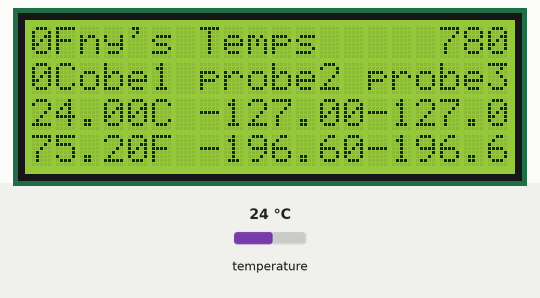
A sketch run on a simulated Arduino Mega 2560, built with avr-gcc and run on an emulated ATmega2560. Shown: 20×4 character LCD. Inputs (shaded band) come from the test bench; at power-on: temperature 24 °C. What the sketch prints to the serial monitor is not drawn.

Above: at 1.2 s.
1.3 s: temperature set to 12 °C
At 2.2 s:
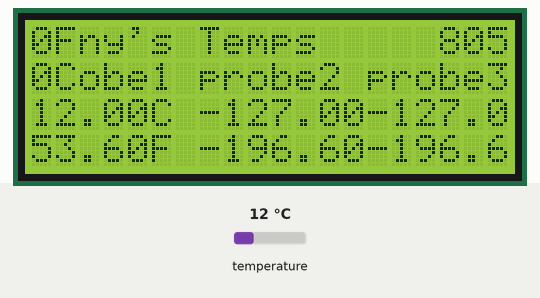
4.7 s: temperature set to 19 °C
At 5.5 s:
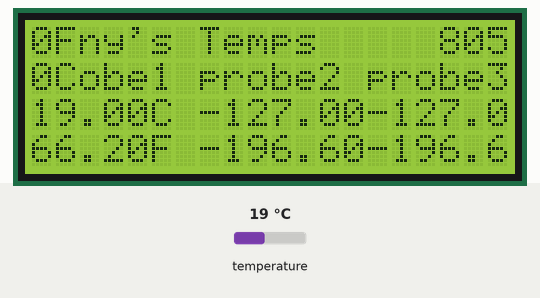
6.3 s: temperature set to 28 °C
At 7.1 s:
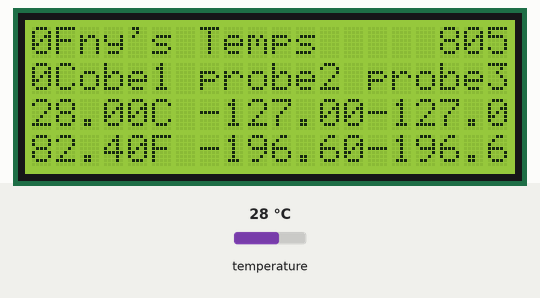
Timing chart, 0 to 9.3 s (numbered marks = the images above; inputs shaded):
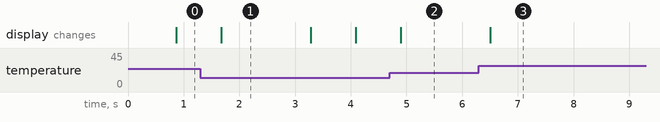

The sketch:

onewire_multiple_probe.ino
```cpp
/*-----( setup onewire )-----*/
#include <OneWire.h> //communication
#include <DallasTemperature.h> //read temperature
#define ONE_WIRE_BUS 2 //default pin 2
OneWire MyWireBus(ONE_WIRE_BUS); //start OneWire library using pin defined as bus
DallasTemperature sensors(&MyWireBus); //pass bus to DStemp library
const int NUM_TS=3;
float tempC[NUM_TS];
float tempF[NUM_TS];
int starttime, ttime;

/*----( setup LCD )----*/
#include <LiquidCrystal.h>
LiquidCrystal lcd(24,25,26,27,28,29); //init pins


void tempInit() {
  MyWireBus.reset();
  sensors.begin();
}

void updatetemp() {
  Serial.print("Requesting temperature...");
  sensors.requestTemperatures(); // Send the command to get temperatures
  Serial.println("DONE");
  for (int i=0; i<NUM_TS; i++) {
    tempC[i]=sensors.getTempCByIndex(i);
    tempF[i] =(tempC[i]*1.8)+32;
    Serial.print("C=");
    Serial.print(tempC[i]);
    Serial.print("  F=");
    Serial.println(tempF[i]);
  }
}

void setupLCD() {
  lcd.begin(20,4);
  lcd.clear();
  lcd.home();
  lcd.print("Tony's Temps        ");
}

void updateLCD() {
  lcd.setCursor(0,1);
  lcd.print("probe1 probe2 probe3");
  for (int i=0; i<NUM_TS; i++) {
    lcd.setCursor(i*7,2);
    lcd.print(tempC[i]);
    lcd.print("C");
    lcd.setCursor(i*7,3);
    lcd.print(tempF[i]);
    lcd.print("F");
  }
}

void setup() {
  Serial.begin(9600);
  Serial.println("Tony's temp test");
  tempInit();
  setupLCD();
}

void loop() {
  starttime=millis();
  updatetemp();
  updateLCD();
  ttime=millis()-starttime;
  Serial.print("Time elapsed=");
  Serial.println(ttime);
  lcd.setCursor(17,0);
  lcd.print(ttime);
}
```

Measured:
- after the input at 4.7 s, the display: changes after 0.20 s (image 2)
- after the input at 6.3 s, the display: changes after 0.21 s (image 3)
- what the display in image 1 shows lasts 1.6 s, from 1.7 s to 3.3 s
